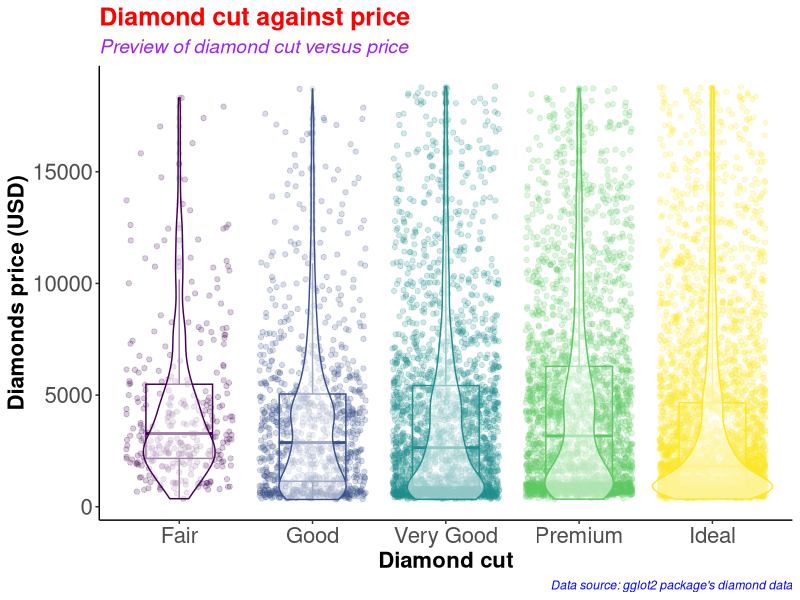
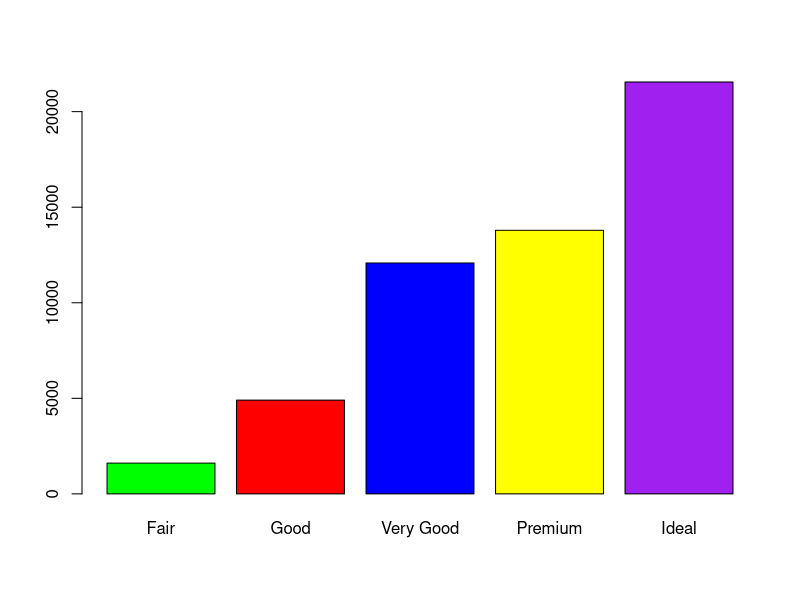
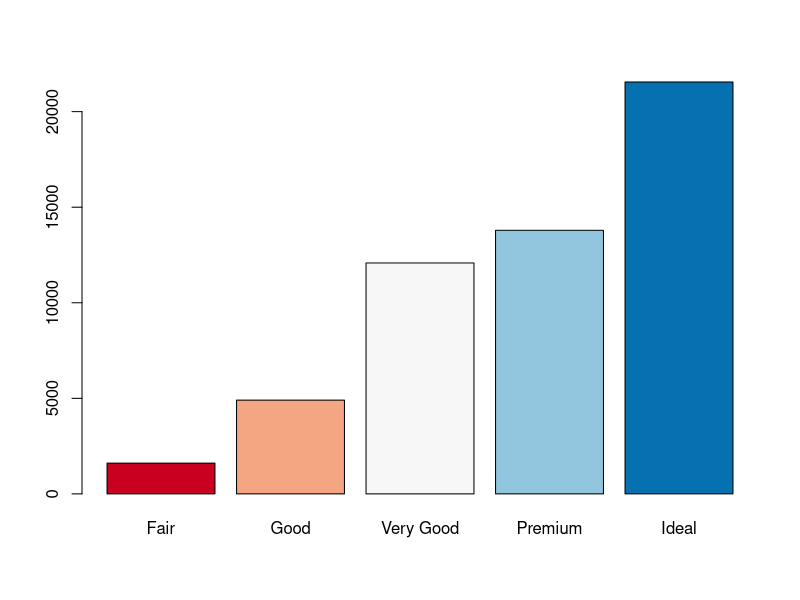
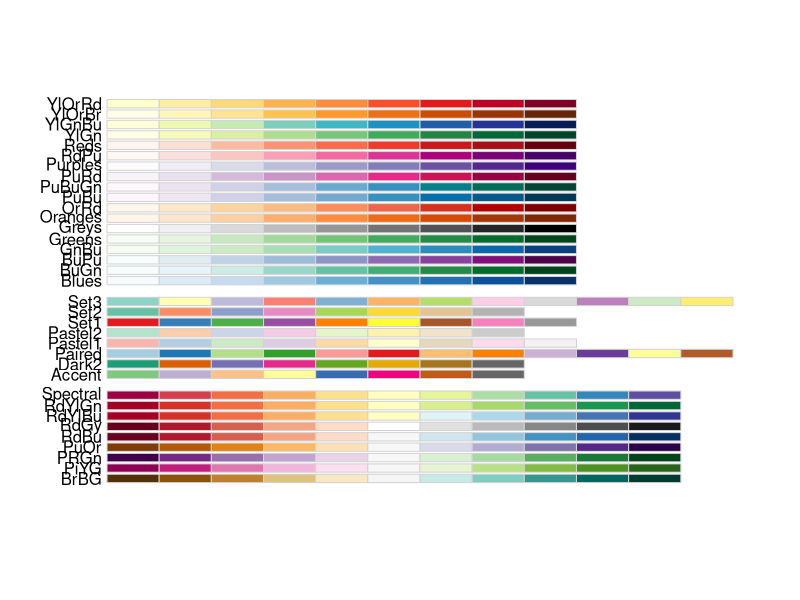
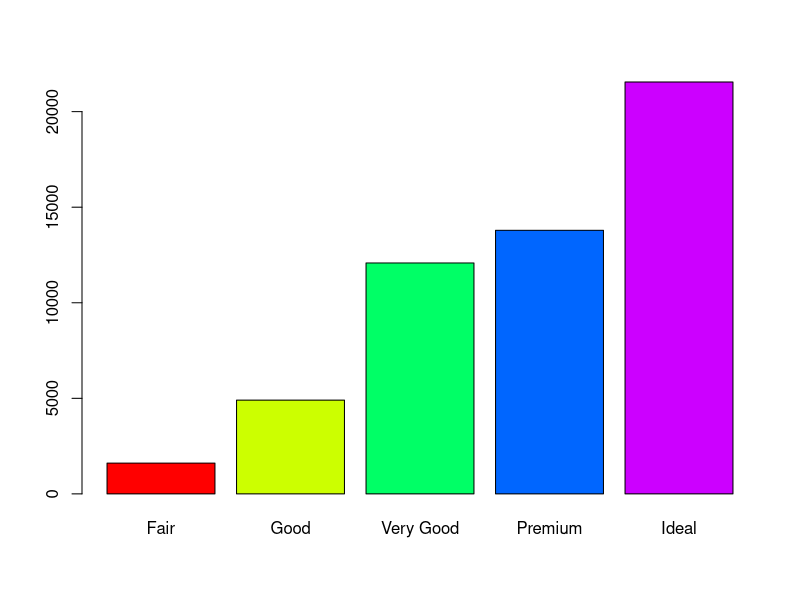
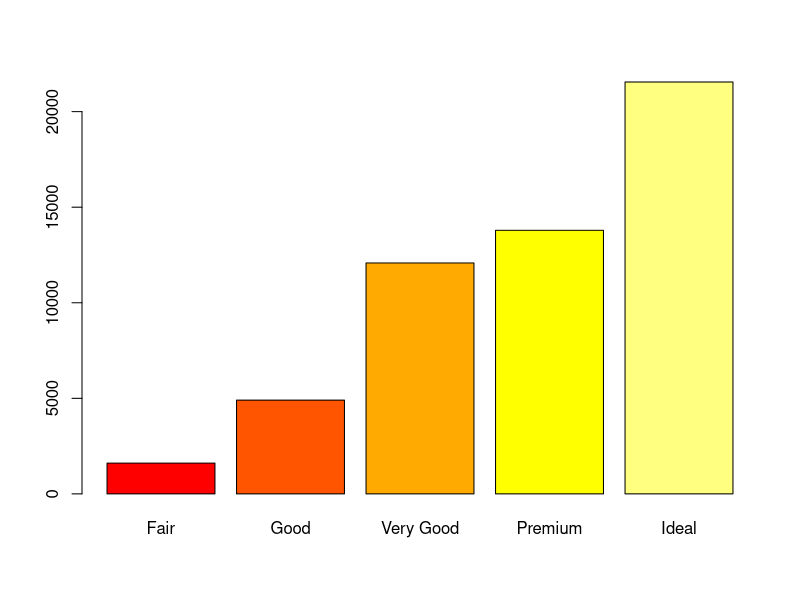
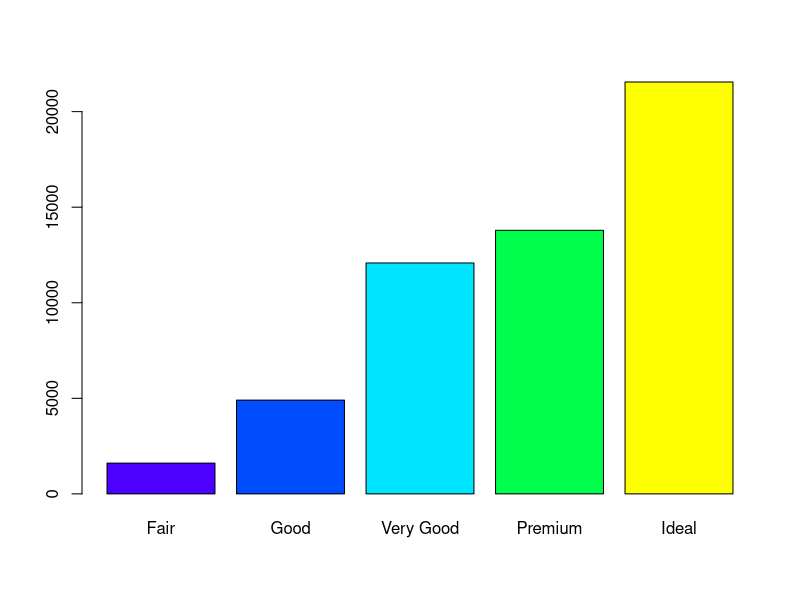
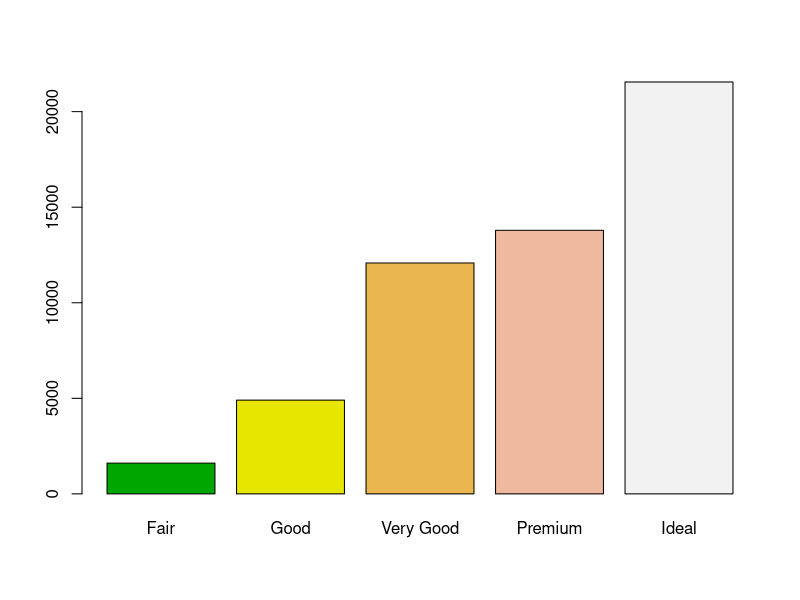

Write the R code that produced these figures, in order.
#########################################
# Name: Wyclife Agumba Oluoch           #   
# E-mail: wyclifeoluoch@gmail.com       #
# GitHub: https://github.com/Wycology   #
# Task: Boxplot and violin plots in one #
# Date: 4th Jan 2021                    #
# Last edited: 22nd July 2021           #
#########################################

# Loading the necessary libraries for the project

base::library(tidyverse) # This is for data wrangling and plotting.
base::library(RColorBrewer) # This is for generating color pallets for the plots.

diamonds_df <- diamonds # Saving the diamonds data-set to a new object in R.

utils::head(diamonds) # Checking the variables in the data-set for subsequent analyses
base::nrow(diamonds) # Checking for the number of rows in the data. 53940 observations
base::ncol(diamonds) # Checking the number of variables in the data-set. 10 variables

diamonds_df %>% # Picking the diamonds data, and then
  dplyr::slice_sample(n = 0.2*(nrow(diamonds))) %>% # Picking a portion of the data-set
  ggplot2::ggplot(ggplot2::aes(x = cut, y = price, color = cut)) + # Adding the mapping variables
  geom_point(position = "jitter", alpha = 0.2) + # Adding jitter and alpha
  geom_boxplot(alpha = 0.1, width = 0.5) + # Modifying dimensions of the boxplot 
  geom_violin(alpha = 0.5) + # Adding violin plot on top of the box and jitter
  theme_classic() + # Adding my preferred theme for publication.
  theme(legend.position = "none") + # Removing the legend; it is on the x-axis
  labs(x = "Diamond cut", # Labels the x-axis.
       y = "Diamonds price (USD)", # Labeling the y-axis
       title = "Diamond cut against price", # Setting tibble of the plot
       subtitle = "Preview of diamond cut versus price", # Descriptive title beneath TITLE
       caption = "Data source: gglot2 package's diamond data") +
  theme(axis.text = element_text(size=16), # Size of labels on tick-marks
        axis.title = element_text(size=16,face="bold")) + # Size of axis labels
  theme(plot.title = element_text(color = 'red', size = 18, face = 'bold'),
        plot.subtitle = element_text(color = 'purple', size = 14, face = 'italic'),
        plot.caption = element_text(color = 'blue', face = 'italic'))

diamonds %>% # Picking the diamonds data, and then
  filter(cut == 'Very Good') %>% # Picking the very good cut 
  nrow() # counting the number of rows with very good cut

diamonds %>% 
  select(cut) %>% 
  table() %>% 
  barplot(col = c('green', 'red', 'blue', 'yellow', 'purple'))

# Instead of specifying the colors, we can simply use the color brewer panel 

diamonds %>% 
  select(cut) %>% 
  table() %>% 
  barplot(col = brewer.pal(n = 5, name = "RdBu"))
# To display more brewer colors options to use, run the following function:

display.brewer.all()

# Can also use rainbow colors

diamonds %>% 
  select(cut) %>% 
  table() %>% 
  barplot(col = rainbow(5))

# Can also use heat.colors
diamonds %>% 
  select(cut) %>% 
  table() %>% 
  barplot(col = heat.colors(5))

# Can also use topographic colors

diamonds %>% 
  select(cut) %>% 
  table() %>% 
  barplot(col = topo.colors(5))

# Can also use terrain colors for the plot
diamonds %>% 
  select(cut) %>% 
  table() %>% 
  barplot(col = terrain.colors(5))

# Can also use cm.colors
diamonds %>% 
  select(cut) %>% 
  table() %>% 
  barplot(col = cm.colors(5)) 

# That is awesome. Good for the day.
